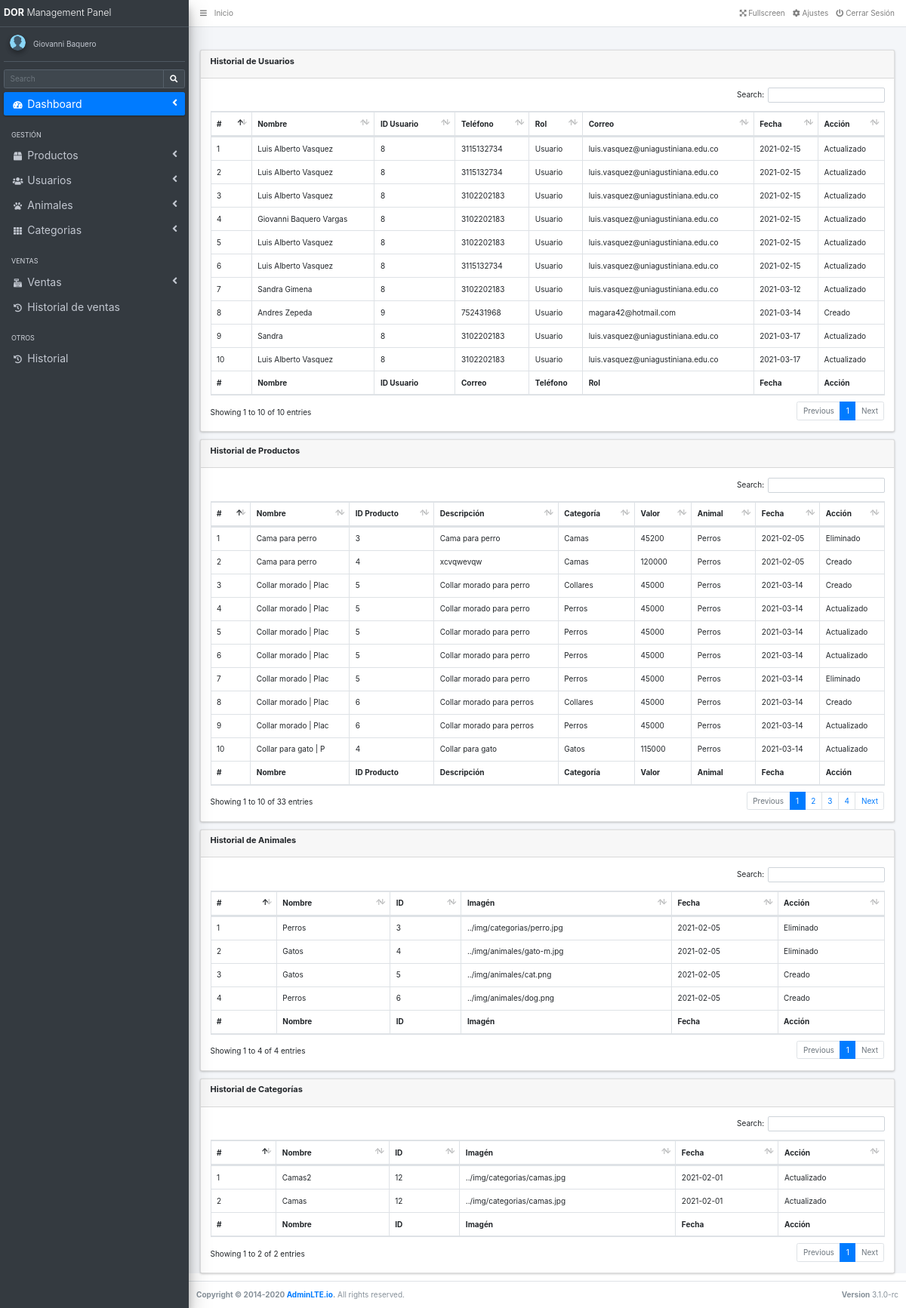
/Administracion/historial.php (signed in), run on the app's committed database.
### tables this page shows
CREATE TABLE `usuarios` (
  `idUsuario` int(10) NOT NULL,
  `nombreUsuario` varchar(50) NOT NULL,
  `correoUsuario` varchar(50) NOT NULL,
  `telefonoUsuario` bigint(10) NOT NULL,
  `passUsuario` varchar(60) NOT NULL,
  `rolUsuario` int(1) NOT NULL
);

CREATE TABLE `historial_usuarios` (
  `idUsuario` int(10) NOT NULL,
  `nombreUsuario` varchar(50) NOT NULL,
  `correoUsuario` varchar(50) NOT NULL,
  `telefonoUsuario` bigint(10) NOT NULL,
  `rolUsuario` varchar(15) NOT NULL,
  `fecha` date NOT NULL,
  `Estado` varchar(15) NOT NULL,
  `id_registro` int(10) NOT NULL
);

CREATE TABLE `roles` (
  `idRol` int(1) NOT NULL,
  `nombreRol` varchar(15) NOT NULL
);

CREATE TABLE `historial_productos` (
  `id_registro` int(10) NOT NULL,
  `id` int(10) NOT NULL,
  `nombre` varchar(20) NOT NULL,
  `categoria` varchar(20) NOT NULL,
  `img` varchar(100) NOT NULL,
  `animal` varchar(15) NOT NULL,
  `descripcion` varchar(700) NOT NULL,
  `valor` int(7) NOT NULL,
  `fecha` date NOT NULL,
  `Estado` varchar(15) NOT NULL
);

CREATE TABLE `historial_animales` (
  `id_registro` int(10) NOT NULL,
  `id` int(10) NOT NULL,
  `nombre` varchar(20) NOT NULL,
  `img` varchar(130) NOT NULL,
  `fecha` date NOT NULL,
  `Estado` varchar(15) NOT NULL
);

CREATE TABLE `historial_categorias` (
  `id_registro` int(10) NOT NULL,
  `id` int(10) NOT NULL,
  `nombre` varchar(20) NOT NULL,
  `img` varchar(130) NOT NULL,
  `fecha` date NOT NULL,
  `Estado` varchar(15) NOT NULL
);

### Administracion/historial.php (the view, shortened to what the rows shown need)
<!DOCTYPE html>
<html lang="en">
<head>
    <?php
    include('php/head.php');
    ?>
</head>
<body>
    <div class="wrapper">
        <?php
        include('templates/aside.php');
        ?>
        <div class="content-wrapper">
            <div class="col-12">
                <div class="card">
                    <div class="card-body">
                        <table id="example1" class="table table-bordered table-hover">
                            <thead>
                                <tr>
                                    <th>#</th>
                                    <th>Nombre</th>
                                    <th>ID Usuario</th>
                                    <th>Teléfono</th>
                                    <th>Rol</th>
                                    <th>Correo</th>
                                    <th>Fecha</th>
                                    <th>Acción</th>
                                </tr>
                            </thead>
                            <tbody>
                                <?php
                                include('../conexion.php');
                                $query = "SELECT * FROM historial_usuarios ORDER BY idUsuario";
                                $result = mysqli_query($conexiondb, $query);
                                while ($row = mysqli_fetch_array($result)) {
                                ?>
                                    <tr>
                                        <td><?php echo ($row['id_registro']) ?></td>
                                        <td><?php echo ($row['nombreUsuario']) ?></td>
                                        <td><?php echo ($row['idUsuario']) ?></td>
                                        <td><?php echo ($row['telefonoUsuario']) ?></td>
                                        <?php
                                        $rolusuario = $row['rolUsuario'];
                                        $query2 = "SELECT * FROM roles WHERE idRol = '$rolusuario'";
                                        $result2 = mysqli_query($conexiondb, $query2);
                                        while ($row2 = mysqli_fetch_array($result2)) {
                                        ?>
                                            <td><?php echo ($row2['nombreRol']) ?></td>
                                        <?php } ?>
                                        <td><?php echo ($row['correoUsuario']) ?></td>
                                        <td><?php echo ($row['fecha']) ?></td>
                                        <td><?php echo ($row['Estado']) ?></td>
                                    </tr>
                                <?php } ?>
                            </tbody>
                            <tfoot>
                                <tr>
                                    <th>#</th>
                                    <th>Nombre</th>
                                    <th>ID Usuario</th>
                                    <th>Correo</th>
                                    <th>Teléfono</th>
                                    <th>Rol</th>
                                    <th>Fecha</th>
                                    <th>Acción</th>
                                </tr>
                            </tfoot>
                        </table>
                    </div>
                </div>
            </div>
            <div class="col-12">
                <div class="card">
                    <div class="card-body">
                        <table id="example2" class="table table-bordered table-hover">
                            <thead>
                                <tr>
                                    <th>#</th>
                                    <th>Nombre</th>
                                    <th>ID Producto</th>
                                    <th>Descripción</th>
                                    <th>Categoría</th>
                                    <th>Valor</th>
                                    <th>Animal</th>
                                    <th>Fecha</th>
                                    <th>Acción</th>
                                </tr>
                            </thead>
                            <tbody>
                                <?php
                                include('../conexion.php');
                                $query = "SELECT * FROM historial_productos ORDER BY id";
                                $result = mysqli_query($conexiondb, $query);
                                while ($row = mysqli_fetch_array($result)) {
                                ?>
                                    <tr>
                                        <td><?php echo ($row['id_registro']) ?></td>
                                        <td><?php echo ($row['nombre']) ?></td>
                                        <td><?php echo ($row['id']) ?></td>
                                        <td><?php echo ($row['descripcion']) ?></td>
                                        <td><?php echo ($row['categoria']) ?></td>
                                        <td><?php echo ($row['valor']) ?></td>
                                        <td><?php echo ($row['animal']) ?></td>
                                        <td><?php echo ($row['fecha']) ?></td>
                                        <td><?php echo ($row['Estado']) ?></td>
                                    </tr>
                                <?php } ?>
                            </tbody>
                            <tfoot>
                                <tr>
                                    <th>#</th>
                                    <th>Nombre</th>
                                    <th>ID Producto</th>
                                    <th>Descripción</th>
                                    <th>Categoría</th>
                                    <th>Valor</th>
                                    <th>Animal</th>
                                    <th>Fecha</th>
                                    <th>Acción</th>
                                </tr>
                            </tfoot>
                        </table>
                    </div>
                </div>
            </div>
            <div class="col-12">
                <div class="card">
                    <div class="card-body">
                        <table id="example3" class="table table-bordered table-hover">
                            <thead>
                                <tr>
                                    <th>#</th>
                                    <th>Nombre</th>
                                    <th>ID</th>
                                    <th>Imagén</th>
                                    <th>Fecha</th>
                                    <th>Acción</th>
                                </tr>
                            </thead>
                            <tbody>
                                <?php
                                include('../conexion.php');
                                $query = "SELECT * FROM historial_animales ORDER BY id";
                                $result = mysqli_query($conexiondb, $query);
                                while ($row = mysqli_fetch_array($result)) {
                                ?>
                                    <tr>
                                        <td><?php echo ($row['id_registro']) ?></td>
                                        <td><?php echo ($row['nombre']) ?></td>
                                        <td><?php echo ($row['id']) ?></td>
                                        <td><?php echo ($row['img']) ?></td>
                                        <td><?php echo ($row['fecha']) ?></td>
                                        <td><?php echo ($row['Estado']) ?></td>
                                    </tr>
                                <?php } ?>
                            </tbody>
                            <tfoot>
                                <tr>
                                    <th>#</th>
                                    <th>Nombre</th>
                                    <th>ID</th>
                                    <th>Imagén</th>
                                    <th>Fecha</th>
                                    <th>Acción</th>
                                </tr>
                            </tfoot>
                        </table>
                    </div>
                </div>
            </div>
            <div class="col-12">
                <div class="card">
                    <div class="card-body">
                        <table id="example4" class="table table-bordered table-hover">
                            <thead>
                                <tr>
                                    <th>#</th>
                                    <th>Nombre</th>
                                    <th>ID</th>
                                    <th>Imagén</th>
                                    <th>Fecha</th>
                                    <th>Acción</th>
                                </tr>
                            </thead>
                            <tbody>
                                <?php
                                include('../conexion.php');
                                $query = "SELECT * FROM historial_categorias ORDER BY id";
                                $result = mysqli_query($conexiondb, $query);
                                while ($row = mysqli_fetch_array($result)) {
                                ?>
                                    <tr>
                                        <td><?php echo ($row['id_registro']) ?></td>
                                        <td><?php echo ($row['nombre']) ?></td>
                                        <td><?php echo ($row['id']) ?></td>
                                        <td><?php echo ($row['img']) ?></td>
                                        <td><?php echo ($row['fecha']) ?></td>
                                        <td><?php echo ($row['Estado']) ?></td>
                                    </tr>
                                <?php } ?>
                            </tbody>
                            <tfoot>
                                <tr>
                                    <th>#</th>
                                    <th>Nombre</th>
                                    <th>ID</th>
                                    <th>Imagén</th>
                                    <th>Fecha</th>
                                    <th>Acción</th>
                                </tr>
                            </tfoot>
                        </table>
                    </div>
                </div>
            </div>
        </div>
    </div>
</body>
</html>

### Administracion/templates/aside.php (shortened to what the rows shown need)
<aside class="main-sidebar sidebar-dark-primary elevation-4">
    <div class="sidebar">
      <div class="user-panel mt-3 pb-3 mb-3 d-flex">
        <?php
          include('../conexion.php');
          $id = $_SESSION['id'];
          $query = "SELECT nombreUsuario FROM usuarios WHERE idUsuario = '$id'";
          $result = mysqli_query($conexiondb, $query);
          while($row = mysqli_fetch_array($result)){
        ?>
        <div class="info">
          <a href="perfiladm.php" class="d-block"><?php  echo $row['nombreUsuario'] ?></a>
        </div>
        <?php } ?>
      </div>
    </div>
  </aside>

### data on the page
usuarios: nombreUsuario "Giovanni Baquero"
historial_usuarios: id_registro "1", nombreUsuario "Luis Alberto Vasquez", idUsuario "8", telefonoUsuario "3115132734", correoUsuario "luis.vasquez@uniagustiniana.edu.co", fecha "2021-02-15", Estado "Actualizado"
roles: nombreRol "Usuario"
historial_usuarios: id_registro "9", nombreUsuario "Sandra", idUsuario "8", telefonoUsuario "3102202183", correoUsuario "luis.vasquez@uniagustiniana.edu.co", fecha "2021-03-17", Estado "Actualizado"
historial_usuarios: id_registro "7", nombreUsuario "Sandra Gimena", idUsuario "8", telefonoUsuario "3102202183", correoUsuario "luis.vasquez@uniagustiniana.edu.co", fecha "2021-03-12", Estado "Actualizado"
historial_usuarios: id_registro "6", nombreUsuario "Luis Alberto Vasquez", idUsuario "8", telefonoUsuario "3115132734", correoUsuario "luis.vasquez@uniagustiniana.edu.co", fecha "2021-02-15", Estado "Actualizado"
historial_usuarios: id_registro "5", nombreUsuario "Luis Alberto Vasquez", idUsuario "8", telefonoUsuario "3102202183", correoUsuario "luis.vasquez@uniagustiniana.edu.co", fecha "2021-02-15", Estado "Actualizado"
historial_usuarios: id_registro "4", nombreUsuario "Giovanni Baquero Vargas", idUsuario "8", telefonoUsuario "3102202183", correoUsuario "luis.vasquez@uniagustiniana.edu.co", fecha "2021-02-15", Estado "Actualizado"
historial_usuarios: id_registro "3", nombreUsuario "Luis Alberto Vasquez", idUsuario "8", telefonoUsuario "3102202183", correoUsuario "luis.vasquez@uniagustiniana.edu.co", fecha "2021-02-15", Estado "Actualizado"
historial_usuarios: id_registro "2", nombreUsuario "Luis Alberto Vasquez", idUsuario "8", telefonoUsuario "3115132734", correoUsuario "luis.vasquez@uniagustiniana.edu.co", fecha "2021-02-15", Estado "Actualizado"
historial_usuarios: id_registro "10", nombreUsuario "Luis Alberto Vasquez", idUsuario "8", telefonoUsuario "3102202183", correoUsuario "luis.vasquez@uniagustiniana.edu.co", fecha "2021-03-17", Estado "Actualizado"
historial_usuarios: id_registro "8", nombreUsuario "Andres Zepeda", idUsuario "9", telefonoUsuario "752431968", correoUsuario "magara42@hotmail.com", fecha "2021-03-14", Estado "Creado"
historial_productos: id_registro "1", nombre "Cama para perro", id "3", descripcion "Cama para perro", categoria "Camas", valor "45200", animal "Perros", fecha "2021-02-05", Estado "Eliminado"
historial_productos: id_registro "2", nombre "Cama para perro", id "4", descripcion "xcvqwevqw", categoria "Camas", valor "120000", animal "Perros", fecha "2021-02-05", Estado "Creado"
historial_productos: id_registro "10", nombre "Collar para gato | P", id "4", descripcion "Collar para gato", categoria "Gatos", valor "115000", animal "Perros", fecha "2021-03-14", Estado "Actualizado"
historial_productos: id_registro "3", nombre "Collar morado | Plac", id "5", descripcion "Collar morado para perro", categoria "Collares", valor "45000", animal "Perros", fecha "2021-03-14", Estado "Creado"
historial_productos: id_registro "4", nombre "Collar morado | Plac", id "5", descripcion "Collar morado para perro", categoria "Perros", valor "45000", animal "Perros", fecha "2021-03-14", Estado "Actualizado"
historial_productos: id_registro "5", nombre "Collar morado | Plac", id "5", descripcion "Collar morado para perro", categoria "Perros", valor "45000", animal "Perros", fecha "2021-03-14", Estado "Actualizado"
historial_productos: id_registro "6", nombre "Collar morado | Plac", id "5", descripcion "Collar morado para perro", categoria "Perros", valor "45000", animal "Perros", fecha "2021-03-14", Estado "Actualizado"
historial_productos: id_registro "7", nombre "Collar morado | Plac", id "5", descripcion "Collar morado para perro", categoria "Perros", valor "45000", animal "Perros", fecha "2021-03-14", Estado "Eliminado"
historial_productos: id_registro "8", nombre "Collar morado | Plac", id "6", descripcion "Collar morado para perros", categoria "Collares", valor "45000", animal "Perros", fecha "2021-03-14", Estado "Creado"
historial_productos: id_registro "9", nombre "Collar morado | Plac", id "6", descripcion "Collar morado para perros", categoria "Perros", valor "45000", animal "Perros", fecha "2021-03-14", Estado "Actualizado"
historial_animales: id_registro "1", nombre "Perros", id "3", img "../img/categorias/perro.jpg", fecha "2021-02-05", Estado "Eliminado"
historial_animales: id_registro "2", nombre "Gatos", id "4", img "../img/animales/gato-m.jpg", fecha "2021-02-05", Estado "Eliminado"
historial_animales: id_registro "3", nombre "Gatos", id "5", img "../img/animales/cat.png", fecha "2021-02-05", Estado "Creado"
historial_animales: id_registro "4", nombre "Perros", id "6", img "../img/animales/dog.png", fecha "2021-02-05", Estado "Creado"
historial_categorias: id_registro "1", nombre "Camas2", id "12", img "../img/categorias/camas.jpg", fecha "2021-02-01", Estado "Actualizado"
historial_categorias: id_registro "2", nombre "Camas", id "12", img "../img/categorias/camas.jpg", fecha "2021-02-01", Estado "Actualizado"
